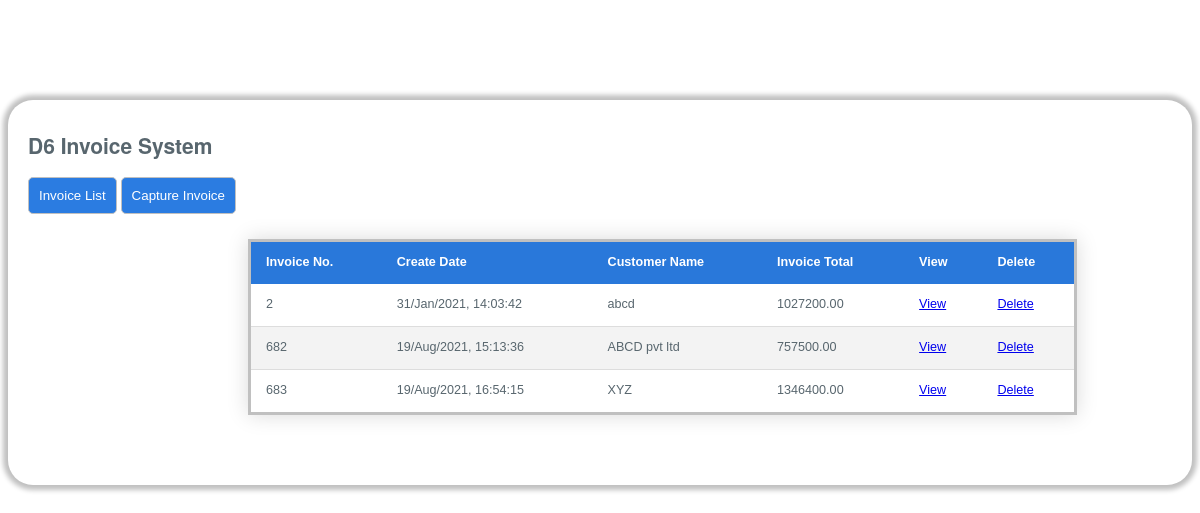
The page /invoice_list.php (signed in) on the database its author committed.
### tables this page shows
CREATE TABLE `invoice_order` (
  `order_id` int(11) NOT NULL,
  `user_id` int(11) NOT NULL,
  `order_date` timestamp NOT NULL DEFAULT current_timestamp(),
  `order_receiver_name` varchar(250) NOT NULL,
  `order_receiver_address` text NOT NULL,
  `order_total_before_tax` decimal(10,2) NOT NULL,
  `order_total_tax` decimal(10,2) NOT NULL,
  `order_tax_per` varchar(250) NOT NULL,
  `order_total_after_tax` double(10,2) NOT NULL,
  `order_amount_paid` decimal(10,2) NOT NULL,
  `order_total_amount_due` decimal(10,2) NOT NULL,
  `note` text NOT NULL
);

### Invoice.php (called while the page is built, shortened)
<?php
class Invoice{
	private $host  = 'localhost';
    private $user  = 'root';
    private $password   = "";
    private $database  = "invoice_system";
    private $invoiceOrderTable = 'invoice_order';
	private $dbConnect = false;
    public function __construct(){
        if(!$this->dbConnect){
            $conn = new mysqli($this->host, $this->user, $this->password, $this->database);
            if($conn->connect_error){
                die("Error failed to connect to MySQL: " . $conn->connect_error);
            }else{
                $this->dbConnect = $conn;
            }
        }
    }
	private function getData($sqlQuery) {
		$result = mysqli_query($this->dbConnect, $sqlQuery);
		$data= array();
		while ($row = mysqli_fetch_array($result, MYSQLI_ASSOC)) {
			$data[]=$row;
		}
		return $data;
	}
	public function getInvoiceList(){
		$sqlQuery = "
			SELECT * FROM ".$this->invoiceOrderTable."
			WHERE user_id = '".$_SESSION['userid']."'";
		return  $this->getData($sqlQuery);
	}
}
?>

### invoice_list.php (the view, shortened to what this page needs)
<?php
include('inc/header.php');
include 'Invoice.php';
$invoice = new Invoice();
$invoice->checkLoggedIn();
?>
<link href="css/style.css" rel="stylesheet">
	<div class=" floater">
    <h2 style="padding-top : 30px; margin-left : 20px">D6 Invoice System</h2>
    <a href="invoice_list.php"><button style="margin-left : 20px" class="moreButton" type="button" href="invoice_list.php">Invoice List </button></a>
	 <a href="create_invoice.php"><button  class="moreButton" type="button" href="create_invoice.php">Capture Invoice</button></a>
      <table class="styled-table" style="padding-bottom : 100px; border : solid 3px silver; width : 70%" >
        <thead>
          <tr>
            <th>Invoice No.</th>
            <th>Create Date</th>
            <th>Customer Name</th>
            <th>Invoice Total</th>
            <th>View</th>
            <th>Delete</th>
          </tr>
        </thead>
        <?php
		$invoiceList = $invoice->getInvoiceList();
        foreach($invoiceList as $invoiceDetails){
			$invoiceDate = date("d/M/Y, H:i:s", strtotime($invoiceDetails["order_date"]));
            echo '
              <tr>
                <td>'.$invoiceDetails["order_id"].'</td>
                <td>'.$invoiceDate.'</td>
                <td>'.$invoiceDetails["order_receiver_name"].'</td>
                <td>'.$invoiceDetails["order_total_after_tax"].'</td>
                <td><a href="print_invoice.php?invoice_id='.$invoiceDetails["order_id"].'" title="Print Invoice"><span>View</span></a></td>
                <td><a href="#" id="'.$invoiceDetails["order_id"].'" class="deleteInvoice"  title="Delete Invoice"><span>Delete</span></a></td>
              </tr>
            ';
        }
        ?>
      </table style="padding-bottom : 50px">
      <br>
</div style="padding-bottom : 50px">
<?php include('inc/footer.php');?>

### inc/header.php (shortened to what this page needs)
<!DOCTYPE html>
<html>
<head>
<link href="css/style.css" rel="stylesheet"></link>

### inc/footer.php (shortened to what this page needs)
</body></html>

### css/style.css (style rules this page uses)
html { background-color :white; position: relative; min-height: 100%; cursor: pointer; }
.floater { background-color : white; box-shadow: 0px 0px 5px 5px silver; border-radius: 25px; margin-top : 100px; cursor: pointer; }
.moreButton { background-color : #2B7CE1; border-radius: 5px; color : white; padding : 10px 10px 10px 10px; border : solid 1px silver; cursor: pointer; }
.styled-table { border-collapse: collapse; margin: 25px 0; font-size: 0.9em; font-family: sans-serif; min-width: 400px; box-shadow: 0 0 20px rgba(0, 0, 0, 0.15); margin-left : 240px; margin-bottom : 50px; cursor: pointer; }
.styled-table thead tr { background-color: #2978DA; color: #ffffff; text-align: left; cursor: pointer; }
.styled-table th, .styled-table td { padding: 12px 15px; }
.styled-table tbody tr { border-bottom: 1px solid #dddddd; }
.styled-table tbody tr:nth-of-type(even) { background-color: #f3f3f3; }
.styled-table tbody tr:last-of-type { border-bottom: 2px solid #2978DA; padding-bottom : 100px; }

### rows shown on the page
invoice_order: order_id "2", order_date "31/Jan/2021, 14:03:42", order_receiver_name "abcd", order_total_after_tax "1027200.00"
invoice_order: order_id "682", order_date "19/Aug/2021, 15:13:36", order_receiver_name "ABCD pvt ltd", order_total_after_tax "757500.00"
invoice_order: order_id "683", order_date "19/Aug/2021, 16:54:15", order_receiver_name "XYZ", order_total_after_tax "1346400.00"
